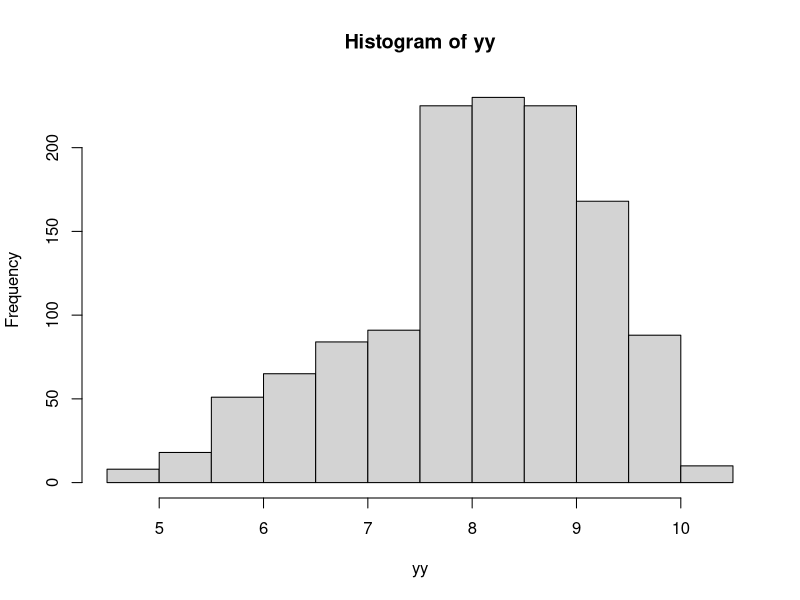

This chart was generated by the following R code: (Note: this script raises an error after producing the figure.)
#### Model training 
library(caret)
library(readxl)
citynoNA <- read_excel("training and testing dataset.xls")

yy<-log(citynoNA$y)
hist(yy)
citynoNA<-citynoNA[,-16]
city2003<-citynoNA
city2003<-as.data.frame(city2003)

##### Split the dataset.
set.seed(22222) ####Set seed
inTrain = createDataPartition(yy, p = 3/4, list = FALSE)
traindata = city2003[inTrain,]
testdata = city2003[-inTrain,]
trainy = yy[inTrain]
testy = yy[-inTrain]
####### Centralization and standardization.
preProcValues <- preProcess(traindata, method = c( "center","scale"))

traindata <- predict(preProcValues, traindata)
testdata <- predict(preProcValues, testdata)
##### Merge x and y
traindata$y<-trainy
#testdata$y<-testy

fitControl <- trainControl(## 10-fold CV
  method = "repeatedcv",
  number = 10,
  ## repeated ten times
  repeats = 10)

########Support vector machine

svmRadfit <- train(y ~ ., data = traindata,  
                   method = "svmRadial", 
                   trControl = fitControl, 
                   verbose = FALSE,
                   tuneLength=10)
svmRadfit

svmLinear3fit<-train(y ~ ., data = traindata,  
                     method = "svmLinear3", 
                     trControl = fitControl, 
                     verbose = FALSE,
                     tuneLength=10)
svmLinear3fit

lmfit<-train(y ~ ., data = traindata,  
             method = "lm", 
             trControl = fitControl, 
             verbose = FALSE,
             tuneLength=10)
lmfit

#####Random Forest
rfFit1<- train(y ~ ., data = traindata, 
             method = "rf", 
             trControl = fitControl,
             verbose = FALSE,
             tuneLength=10)

plot(rfFit1)
ggplot(rfFit1) + theme_bw()


library(randomForest)
rf2<- randomForest(y ~ ., data = traindata)

###### k-Nearest neighbor
knn1<- train(y ~ ., data = traindata, 
             method = "knn", 
             trControl = fitControl,
             verbose = FALSE,
             tuneLength=10)

# Weighted k nearest neighbor 
## The hyperparameters is include kmax, distance and kernel
### "rectangular" "triangular", "epanechnikov" , "biweight" 
###   "triweight" , "cos", "inv", "gaussian", "rank" and "optimal".

kknnGrid3 <- expand.grid(kernel = c("cos", "inv", "gaussian","rectangular" ,"epanechnikov","triangular"), 
                         kmax=c(1:10), 
                         distance=c(1:10))

kknn3<- train(y ~ ., data = traindata, 
              method = "kknn", 
              trControl = fitControl,
              verbose = FALSE,
              tuneGrid=kknnGrid3)
kknn3
ggplot(kknn3)
plot(kknn3, metric = "RMSE", plotType = "level",
     scales = list(x = list(rot = 90)))
plot(kknn3, plotType = "level")
ggplot(kknn3) + theme_bw()


#### Model selection and prediction
traindata
testdata
trainy
testy
Plmtrain<-predict(lmfit,traindata)
R2(Plmtrain,trainy)
Plmtest<-predict(lmfit,testdata)
R2(Plmtest,testy)

Pkknntrain<-predict(kknn3,traindata)
R2(Pkknntrain,trainy)
Pkknntest<-predict(kknn3,testdata)
R2(Pkknntest,testy)

Prftrain<-predict(rfFit1,traindata)
R2(Prftrain,trainy)
Prftest<-predict(rfFit1,testdata)
R2(Prftest,testy)

Psvmtrain<-predict(svmRadfit,traindata)
R2(Psvmtrain,trainy)
Psvmtest<-predict(svmRadfit,testdata)
R2(Psvmtest,testy)

RMSE(Pkknntrain,trainy)
RMSE(Pkknntest,testy)

RMSE(Psvmtrain,trainy)
RMSE(Psvmtest,testy)

RMSE(Prftrain,trainy)
RMSE(Prftest,testy)

RMSE(Plmtrain,trainy)
RMSE(Plmtest,testy)

MAE(Pkknntrain,trainy)
MAE(Pkknntest,testy)

MAE(Psvmtrain,trainy)
MAE(Psvmtest,testy)

MAE(Prftrain,trainy)
MAE(Prftest,testy)

MAE(Plmtrain,trainy)
MAE(Plmtest,testy)

plot(testy,type='o',lwd = 1.5,main='lm')
lines(Plmtest,col='blue')
legend("topright",c("Actual value","Predict value"),col=c("black","blue"),
       text.col=c("black","blue"),lty=c(1,1))


plot(testy,type='o',lwd = 1.5,main='RF')
lines(Prftest,col='blue')
legend("topright",c("Actual value","Predict value"),col=c("black","blue"),
       text.col=c("black","blue"),lty=c(1,1))


plot(testy,type='o',lwd = 1.5,main='SVM')
lines(Psvmtest,col='blue')
legend("topright",c("Actual value","Predict value"),col=c("black","blue"),
       text.col=c("black","blue"),lty=c(1,1))


plot(testy,type='o',lwd = 1.5,main='knn')
lines(Pkknntest,col='blue')
legend("topright",c("Actual value","Predict value"),col=c("black","blue"),
       text.col=c("black","blue"),lty=c(1,1))

